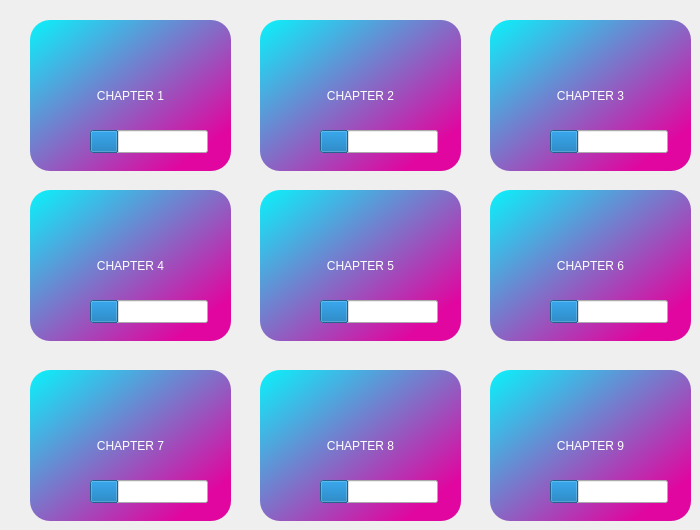
         <widget class="QWidget" name="page">
          <widget class="QPushButton" name="chapter3">
           <property name="geometry">
            <rect>
             <x>490</x>
             <y>20</y>
             <width>201</width>
             <height>151</height>
            </rect>
           </property>
           <property name="styleSheet">
            <string notr="true">QPushButton{
	font: 15pt &quot;Microsoft YaHei UI&quot;;
	color: white;
	background-color: qlineargradient(spread:pad, x1:0, y1:0, x2:0.857143, y2:0.857955, stop:0 rgba(10, 242, 251, 255), stop:1 rgba(224, 6, 159, 255));
	border-radius: 20px;
}</string>
           </property>
           <property name="text">
            <string>CHAPTER 3</string>
           </property>
          </widget>
          <widget class="QPushButton" name="chapter4">
           <property name="geometry">
            <rect>
             <x>30</x>
             <y>190</y>
             <width>201</width>
             <height>151</height>
            </rect>
           </property>
           <property name="styleSheet">
            <string notr="true">QPushButton{
	font: 15pt &quot;Microsoft YaHei UI&quot;;
	color: white;
	background-color: qlineargradient(spread:pad, x1:0, y1:0, x2:0.857143, y2:0.857955, stop:0 rgba(10, 242, 251, 255), stop:1 rgba(224, 6, 159, 255));
	border-radius: 20px;
}</string>
           </property>
           <property name="text">
            <string>CHAPTER 4</string>
           </property>
          </widget>
          <widget class="QPushButton" name="chapter2">
           <property name="geometry">
            <rect>
             <x>260</x>
             <y>20</y>
             <width>201</width>
             <height>151</height>
            </rect>
           </property>
           <property name="styleSheet">
            <string notr="true">QPushButton{
	font: 15pt &quot;Microsoft YaHei UI&quot;;
	color: white;
	background-color: qlineargradient(spread:pad, x1:0, y1:0, x2:0.857143, y2:0.857955, stop:0 rgba(10, 242, 251, 255), stop:1 rgba(224, 6, 159, 255));
	border-radius: 20px;
}</string>
           </property>
           <property name="text">
            <string>CHAPTER 2</string>
           </property>
          </widget>
          <widget class="QPushButton" name="chapter8">
           <property name="geometry">
            <rect>
             <x>260</x>
             <y>370</y>
             <width>201</width>
             <height>151</height>
            </rect>
           </property>
           <property name="styleSheet">
            <string notr="true">QPushButton{
	font: 15pt &quot;Microsoft YaHei UI&quot;;
	color: white;
	background-color: qlineargradient(spread:pad, x1:0, y1:0, x2:0.857143, y2:0.857955, stop:0 rgba(10, 242, 251, 255), stop:1 rgba(224, 6, 159, 255));
	border-radius: 20px;
}</string>
           </property>
           <property name="text">
            <string>CHAPTER 8</string>
           </property>
          </widget>
          <widget class="QPushButton" name="chapter1">
           <property name="geometry">
            <rect>
             <x>30</x>
             <y>20</y>
             <width>201</width>
             <height>151</height>
            </rect>
           </property>
           <property name="styleSheet">
            <string notr="true">QPushButton{
	font: 15pt &quot;Microsoft YaHei UI&quot;;
	color: white;
	background-color: qlineargradient(spread:pad, x1:0, y1:0, x2:0.857143, y2:0.857955, stop:0 rgba(10, 242, 251, 255), stop:1 rgba(224, 6, 159, 255));
	border-radius: 20px;
}</string>
           </property>
           <property name="text">
            <string>CHAPTER 1</string>
           </property>
          </widget>
          <widget class="QPushButton" name="chapter9">
           <property name="geometry">
            <rect>
             <x>490</x>
             <y>370</y>
             <width>201</width>
             <height>151</height>
            </rect>
           </property>
           <property name="styleSheet">
            <string notr="true">QPushButton{
	font: 15pt &quot;Microsoft YaHei UI&quot;;
	color: white;
	background-color: qlineargradient(spread:pad, x1:0, y1:0, x2:0.857143, y2:0.857955, stop:0 rgba(10, 242, 251, 255), stop:1 rgba(224, 6, 159, 255));
	border-radius: 20px;
}</string>
           </property>
           <property name="text">
            <string>CHAPTER 9</string>
           </property>
          </widget>
          <widget class="QPushButton" name="chapter5">
           <property name="geometry">
            <rect>
             <x>260</x>
             <y>190</y>
             <width>201</width>
             <height>151</height>
            </rect>
           </property>
           <property name="styleSheet">
            <string notr="true">QPushButton{
	font: 15pt &quot;Microsoft YaHei UI&quot;;
	color: white;
	background-color: qlineargradient(spread:pad, x1:0, y1:0, x2:0.857143, y2:0.857955, stop:0 rgba(10, 242, 251, 255), stop:1 rgba(224, 6, 159, 255));
	border-radius: 20px;
}</string>
           </property>
           <property name="text">
            <string>CHAPTER 5</string>
           </property>
          </widget>
          <widget class="QPushButton" name="chapter6">
           <property name="geometry">
            <rect>
             <x>490</x>
             <y>190</y>
             <width>201</width>
             <height>151</height>
            </rect>
           </property>
           <property name="styleSheet">
            <string notr="true">QPushButton{
	font: 15pt &quot;Microsoft YaHei UI&quot;;
	color: white;
	background-color: qlineargradient(spread:pad, x1:0, y1:0, x2:0.857143, y2:0.857955, stop:0 rgba(10, 242, 251, 255), stop:1 rgba(224, 6, 159, 255));
	border-radius: 20px;
}</string>
           </property>
           <property name="text">
            <string>CHAPTER 6</string>
           </property>
          </widget>
          <widget class="QPushButton" name="chapter7">
           <property name="geometry">
            <rect>
             <x>30</x>
             <y>370</y>
             <width>201</width>
             <height>151</height>
            </rect>
           </property>
           <property name="styleSheet">
            <string notr="true">QPushButton{
	font: 15pt &quot;Microsoft YaHei UI&quot;;
	color: white;
	background-color: qlineargradient(spread:pad, x1:0, y1:0, x2:0.857143, y2:0.857955, stop:0 rgba(10, 242, 251, 255), stop:1 rgba(224, 6, 159, 255));
	border-radius: 20px;
}</string>
           </property>
           <property name="text">
            <string>CHAPTER 7</string>
           </property>
          </widget>
          <widget class="QProgressBar" name="progressBar">
           <property name="geometry">
            <rect>
             <x>90</x>
             <y>130</y>
             <width>118</width>
             <height>23</height>
            </rect>
           </property>
           <property name="styleSheet">
            <string notr="true">color: rgb(255, 255, 255);
font: 9pt &quot;Microsoft YaHei UI&quot;;</string>
           </property>
           <property name="value">
            <number>24</number>
           </property>
          </widget>
          <widget class="QProgressBar" name="progressBar2">
           <property name="geometry">
            <rect>
             <x>320</x>
             <y>130</y>
             <width>118</width>
             <height>23</height>
            </rect>
           </property>
           <property name="styleSheet">
            <string notr="true">color: rgb(255, 255, 255);
font: 9pt &quot;Microsoft YaHei UI&quot;;</string>
           </property>
           <property name="value">
            <number>24</number>
           </property>
          </widget>
          <widget class="QProgressBar" name="progressBar3">
           <property name="geometry">
            <rect>
             <x>550</x>
             <y>130</y>
             <width>118</width>
             <height>23</height>
            </rect>
           </property>
           <property name="styleSheet">
            <string notr="true">color: rgb(255, 255, 255);
font: 9pt &quot;Microsoft YaHei UI&quot;;</string>
           </property>
           <property name="value">
            <number>24</number>
           </property>
          </widget>
          <widget class="QProgressBar" name="progressBar4">
           <property name="geometry">
            <rect>
             <x>90</x>
             <y>300</y>
             <width>118</width>
             <height>23</height>
            </rect>
           </property>
           <property name="styleSheet">
            <string notr="true">color: rgb(255, 255, 255);
font: 9pt &quot;Microsoft YaHei UI&quot;;</string>
           </property>
           <property name="value">
            <number>24</number>
           </property>
          </widget>
          <widget class="QProgressBar" name="progressBar5">
           <property name="geometry">
            <rect>
             <x>320</x>
             <y>300</y>
             <width>118</width>
             <height>23</height>
            </rect>
           </property>
           <property name="styleSheet">
            <string notr="true">color: rgb(255, 255, 255);
font: 9pt &quot;Microsoft YaHei UI&quot;;</string>
           </property>
           <property name="value">
            <number>24</number>
           </property>
          </widget>
          <widget class="QProgressBar" name="progressBar6">
           <property name="geometry">
            <rect>
             <x>550</x>
             <y>300</y>
             <width>118</width>
             <height>23</height>
            </rect>
           </property>
           <property name="styleSheet">
            <string notr="true">color: rgb(255, 255, 255);
font: 9pt &quot;Microsoft YaHei UI&quot;;</string>
           </property>
           <property name="value">
            <number>24</number>
           </property>
          </widget>
          <widget class="QProgressBar" name="progressBar9">
           <property name="geometry">
            <rect>
             <x>550</x>
             <y>480</y>
             <width>118</width>
             <height>23</height>
            </rect>
           </property>
           <property name="styleSheet">
            <string notr="true">color: rgb(255, 255, 255);
font: 9pt &quot;Microsoft YaHei UI&quot;;</string>
           </property>
           <property name="value">
            <number>24</number>
           </property>
          </widget>
          <widget class="QProgressBar" name="progressBar8">
           <property name="geometry">
            <rect>
             <x>320</x>
             <y>480</y>
             <width>118</width>
             <height>23</height>
            </rect>
           </property>
           <property name="styleSheet">
            <string notr="true">color: rgb(255, 255, 255);
font: 9pt &quot;Microsoft YaHei UI&quot;;</string>
           </property>
           <property name="value">
            <number>24</number>
           </property>
          </widget>
          <widget class="QProgressBar" name="progressBar7">
           <property name="geometry">
            <rect>
             <x>90</x>
             <y>480</y>
             <width>118</width>
             <height>23</height>
            </rect>
           </property>
           <property name="styleSheet">
            <string notr="true">color: rgb(255, 255, 255);
font: 9pt &quot;Microsoft YaHei UI&quot;;</string>
           </property>
           <property name="value">
            <number>24</number>
           </property>
          </widget>
         </widget>
